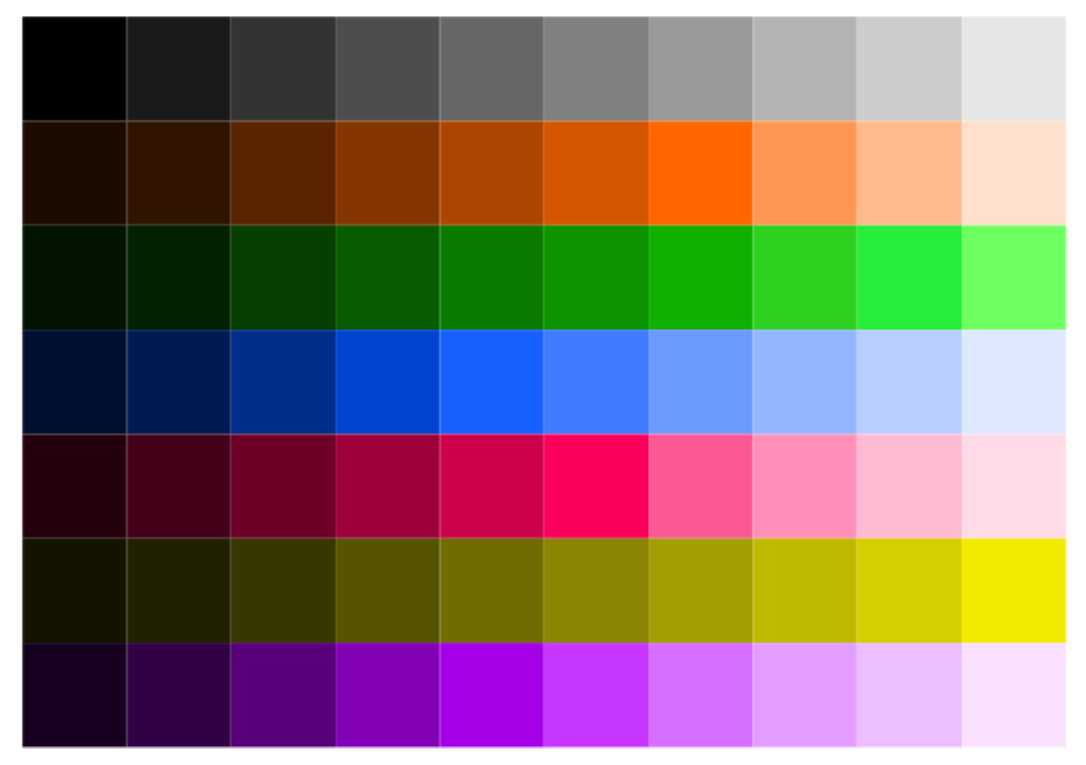
#> input picture images/img_2.jpg, 1086 x 765 px
$ jupyter execute --allow-errors img.ipynb   (older library calls are emulated)
#> lines starting #> are read from the running program, lines starting #| are printed output that depends on the picture; after the words box and inside, x2 and y2 are one past the last pixel; in counts of white or black regions, pixels touching at a corner belong together
### utils.py
import cv2
import numpy as np
from scipy import stats


def abs_sobel_thresh(img, orient='x', thresh_min=0, thresh_max=255):
    # Apply the following steps to img
    # 1) Convert to grayscale
    # 2) Take the derivative in x or y given orient = 'x' or 'y'
    # 3) Take the absolute value of the derivative or gradient
    # 4) Scale to 8-bit (0 - 255) then convert to type = np.uint8
    # 5) Create a mask of 1's where the scaled gradient magnitude
    # is > thresh_min and < thresh_max
    # 6) Return this mask as your binary_output image

    sobelx = cv2.Sobel(img, cv2.CV_64F, 1, 0)
    abs_sobelx = np.absolute(sobelx)
    scaled_sobel = np.uint8(255 * abs_sobelx / np.max(abs_sobelx))

    binary_output = np.zeros_like(scaled_sobel)
    binary_output[(scaled_sobel >= thresh_min) & (scaled_sobel <= thresh_max)] = 1

    return binary_output


# [35 lines left out: functions mag_thresh, dir_threshold, not called in this run]


def sobel_filter(image, ksize=3):
    hls = cv2.cvtColor(image, cv2.COLOR_RGB2YUV)
    s_channel = hls[:, :, 0]

    gradx = abs_sobel_thresh(s_channel, 'x', 10, 200)
    grady = abs_sobel_thresh(s_channel, 'y', 10, 200)

    combined = np.zeros_like(grady)
    combined_condition = ((gradx == 1) & (grady == 1))
    return combined_condition

def hls_filter(image):
    # Convert to HLS color space and separate the V channel
    hls = cv2.cvtColor(image, cv2.COLOR_RGB2HLS)
    s_channel = hls[:, :, 2]
    l_channel = hls[:, :, 1]

    # Threshold color channel
    s_thresh_min = 120
    s_thresh_max = 255
    s_binary = np.zeros_like(s_channel)
    s_binary_condition = (s_channel >= s_thresh_min) & (s_channel <= s_thresh_max)
    return s_binary_condition


def hsv_filter(image):
    # Convert to HLS color space and separate the V channel
    hls = cv2.cvtColor(image, cv2.COLOR_RGB2HSV)
    s_channel = hls[:, :, 2]

    # Threshold color channel
    s_thresh_min = 160
    s_thresh_max = 255
    s_binary_condition = (s_channel >= s_thresh_min) & (s_channel <= s_thresh_max)
    return s_binary_condition


def yuv_filter(image):
    # Convert to HLS color space and separate the V channel
    hls = cv2.cvtColor(image, cv2.COLOR_RGB2YUV)
    s_channel = hls[:, :, 0]

    # Threshold color channel
    s_thresh_min = 170
    s_thresh_max = 255
    s_binary_condition = (s_channel >= s_thresh_min) & (s_channel <= s_thresh_max)
    return s_binary_condition


def rgb_filter(image):
    # Extract RG colors for better yellow line isolation
    color_threshold = 170
    R = image[:, :, 0]
    G = image[:, :, 1]
    color_combined = np.zeros_like(R)
    r_g_condition = (R > color_threshold) & (G > color_threshold)
    return r_g_condition


def filter_image(image, is_blind=False):
    sobel_condition = sobel_filter(image)
    hls_condition = hls_filter(image)
    rgb_condition = rgb_filter(image)
    hsv_condition = hsv_filter(image)
    yuv_condition = yuv_filter(image)

    height, width = image.shape[0], image.shape[1]
    # apply the region of interest mask
    combined_binary = np.zeros((height, width), dtype=np.uint8)
    if not is_blind:
        combined_binary[((rgb_condition | hsv_condition | yuv_condition) & (hls_condition | sobel_condition))] = 1
    else :
        combined_binary[sobel_condition] = 1

    mask = np.zeros_like(combined_binary)
    region_of_intersect = np.array([[0, height], [width / 2, int(0.5 * height)], [width, height]], dtype=np.int32)
    cv2.fillPoly(mask, [region_of_intersect], 1)
    thresholded = cv2.bitwise_and(combined_binary, mask)
    return thresholded

# [7 lines left out: function get_offset_from_center, not called in this run]


def get_source_points():
    return [[220,720], [1100, 720], [780, 470], [600, 470]]


def get_destination_points(width, height, fac=0.3):
    fac = 0.3
    p1 = [fac * width, height]
    p2 = [width - fac * width, height]
    p3 = [width - fac * width, 0]
    p4 = [fac * width, 0]
    destination_points = [p1,p2,p3,p4]
    return destination_points


def perspective_transform(image):
    height, width = image.shape[0], image.shape[1]
    img_size = (width,height)
    source_points = get_source_points()
    destination_points = get_destination_points(width, height)
    src = np.float32(source_points)
    dst = np.float32(destination_points)
    M = cv2.getPerspectiveTransform(src, dst)
    warped = cv2.warpPerspective(image, M, img_size, flags=cv2.INTER_LINEAR)
    return warped

def perspective_transform_with_filled_area(original_image, filtered_image):
    warped = perspective_transform(filtered_image)
    source_points = np.array(get_source_points())
    filled = cv2.polylines(original_image.copy(), [source_points], True, (0, 255, 0), thickness=2)
    return warped, filled

### img.ipynb
[cell 1]
import numpy as np
import cv2
import glob
import matplotlib.pyplot as plt
import matplotlib.image as mpimg
from utils import *

[cell 2]
img = mpimg.imread('images/img_2.jpg')
#> img is the input picture: shape (765, 1086, 3); mean R, G, B 133.5, 115.8, 110.4

height, width  = img.shape[0], img.shape[1]
plt.imshow(img)
plt.show()

[cell 3]
print(type(img))    # Print the img variable data type
#| <class 'numpy.ndarray'>
print(np.shape(img))  # Print the img variable dimension
#| (765, 1086, 3)

[cell 4]
plt.title('Sobel Filter', fontsize=25)
image = img.copy()
combined = np.zeros((height,width), dtype = np.uint8)
combined_condition = sobel_filter(image)
#> in sobel_filter, `gradx = abs_sobel_thresh(s_channel, 'x', 10, 200)`:
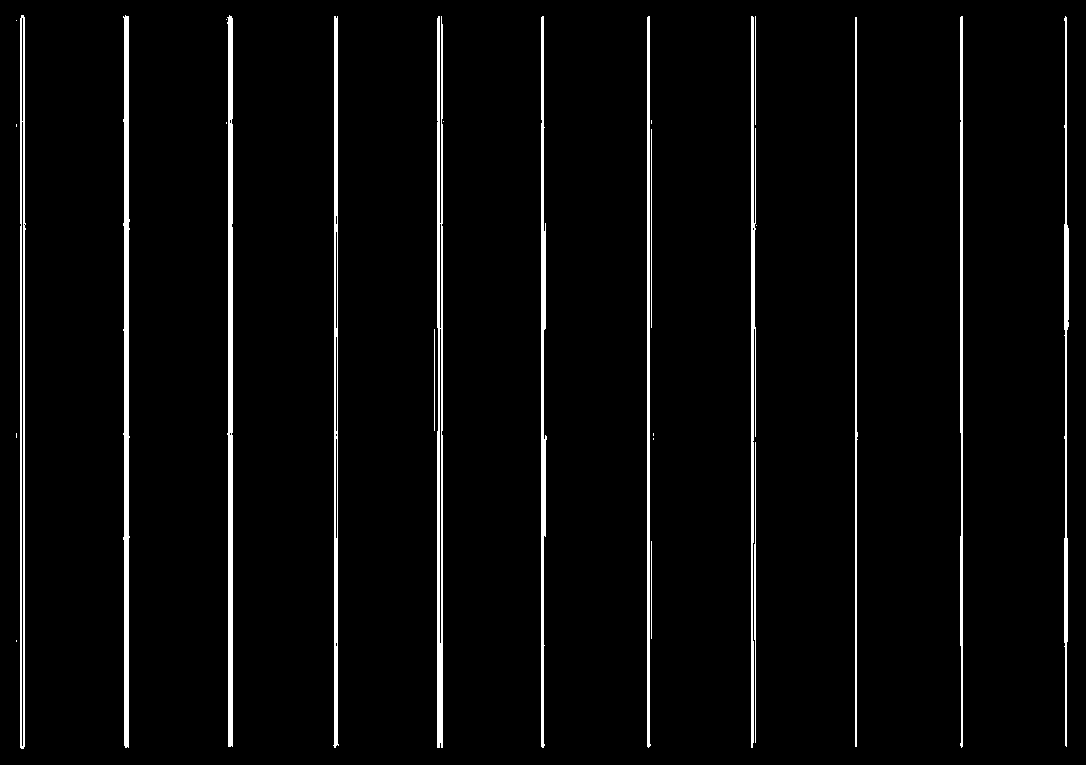
#> gradx: shape (765, 1086); values 0 (black) and 1 (white), 3.6% white; 27 white regions (11 under 20 px), largest, box (x1, y1, x2, y2) and area: (123, 15, 130, 748) 3681, (227, 15, 233, 747) 3642, (437, 16, 443, 748) 3637
combined[combined_condition] = 1
plt.imshow(combined)
plt.show()

[cell 5]
#RGB Filter
plt.title('RGB Filter', fontsize=25)
rgb = np.copy(img)
color_combined = np.zeros((height,width), dtype = np.uint8)
r_g_condition = rgb_filter(rgb)
color_combined[r_g_condition] = 1
plt.imshow(color_combined)
plt.show()

[cell 6]
#HLS filter
plt.title('HLS Filter', fontsize=25)

img = np.copy(img)
s_binary = np.zeros((height,width), dtype = np.uint8)
s_binary_condition = hls_filter(img)
#> in hls_filter, `l_channel = hls[:, :, 1]`:
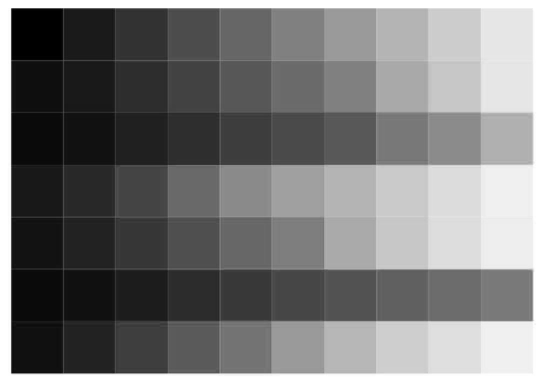
#> l_channel: shape (765, 1086) (shown at 1/2 size); min 0, max 255, mean 120.7
s_binary[s_binary_condition] = 1
plt.imshow(s_binary)
plt.show()

[cell 7]
#YUV filter
plt.title('YUV Filter', fontsize=25)

img = np.copy(img)
yuv = np.zeros((height,width), dtype = np.uint8)
yuv_condition = yuv_filter(img)
yuv[yuv_condition] = 1
plt.imshow(yuv)
plt.show()

[cell 8]
#HSV filter
plt.title('HSV Filter', fontsize=25)

img = np.copy(img)
hsv = np.zeros((height,width), dtype = np.uint8)
hsv_condition = hsv_filter(img)
#> in hsv_filter, `s_channel = hls[:, :, 2]`:
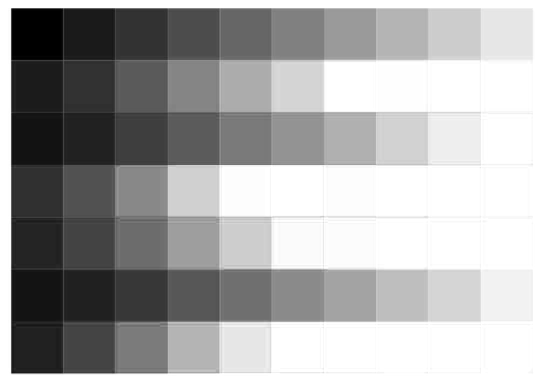
#> s_channel: shape (765, 1086) (shown at 1/2 size); min 0, max 255, mean 168
hsv[hsv_condition] = 1
plt.imshow(hsv)
plt.show()

[cell 9]
# Combine the two binary thresholds
combined_binary = np.zeros((height,width), dtype = np.uint8)
combined_binary[(r_g_condition | yuv_condition | hsv_condition) & (s_binary_condition | combined_condition )] = 1
plt.imshow(combined_binary)
plt.show()

[cell 10]
#Region of intersect and Combined filters
from utils import filter_image
filtered_image = filter_image(img.copy())
#> filtered_image: shape (765, 1086); values 0 (black) and 1 (white), 14.7% white; 8 white regions (5 under 20 px), largest, box (x1, y1, x2, y2) and area: (22, 382, 1069, 753) 122078, (340, 528, 431, 533) 188, (435, 458, 436, 527) 69
plt.imshow(filtered_image)
plt.show()

[cell 11]
# # Vertices extracted manually for performing a perspective transform
#Perspective
warped, filled = perspective_transform_with_filled_area(img.copy(), filtered_image)
#> in perspective_transform_with_filled_area, `filled = cv2.polylines(original_image.copy(), [source_points], True, (..`:
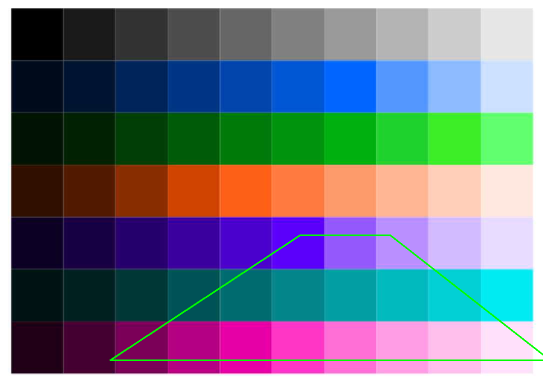
#> filled: shape (765, 1086, 3) (shown at 1/2 size); mean of channels 0, 1, 2 132.1, 116.9, 109.3; drawn as B, G, R

f, (ax1, ax2) = plt.subplots(1, 2, figsize=(20, 10))
f.tight_layout()
ax1.imshow(filled)
ax1.set_title('Original Image', fontsize=30)
ax2.imshow(warped, cmap='gray')
ax2.set_title('Perspective Image', fontsize=30)
plt.show()

[cell 12]
#Image Histogram Preview
print(warped.shape[0]//2)
#| 382
histogram = np.sum(warped[:warped.shape[0]//2,:], axis=0)
#> histogram = 1086 values, max 382 at index 183, min 0 at index 607, mean 170
plt.plot(histogram)
plt.show()
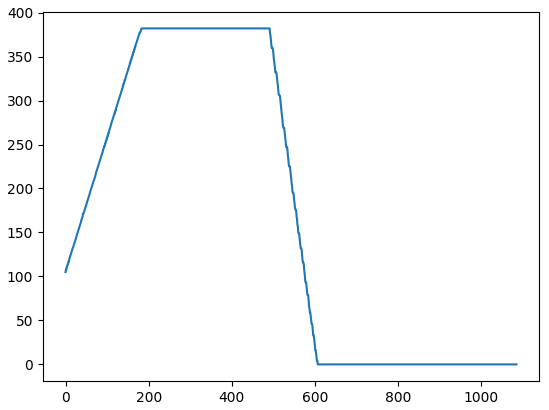
#> figure drawn by matplotlib, 1 panel; curve peaks at x = 183, y = 382

[cell 13]
from PIL import Image

#> (the rest of this cell did not finish here and is left out)

[cell 14]
# import the necessary packages
import numpy as np
import cv2
from matplotlib import pyplot as plt


img = cv2.imread("images/img_2.jpg", 0)
#> img: shape (765, 1086)
canny = cv2.Canny(img, 150, 200)
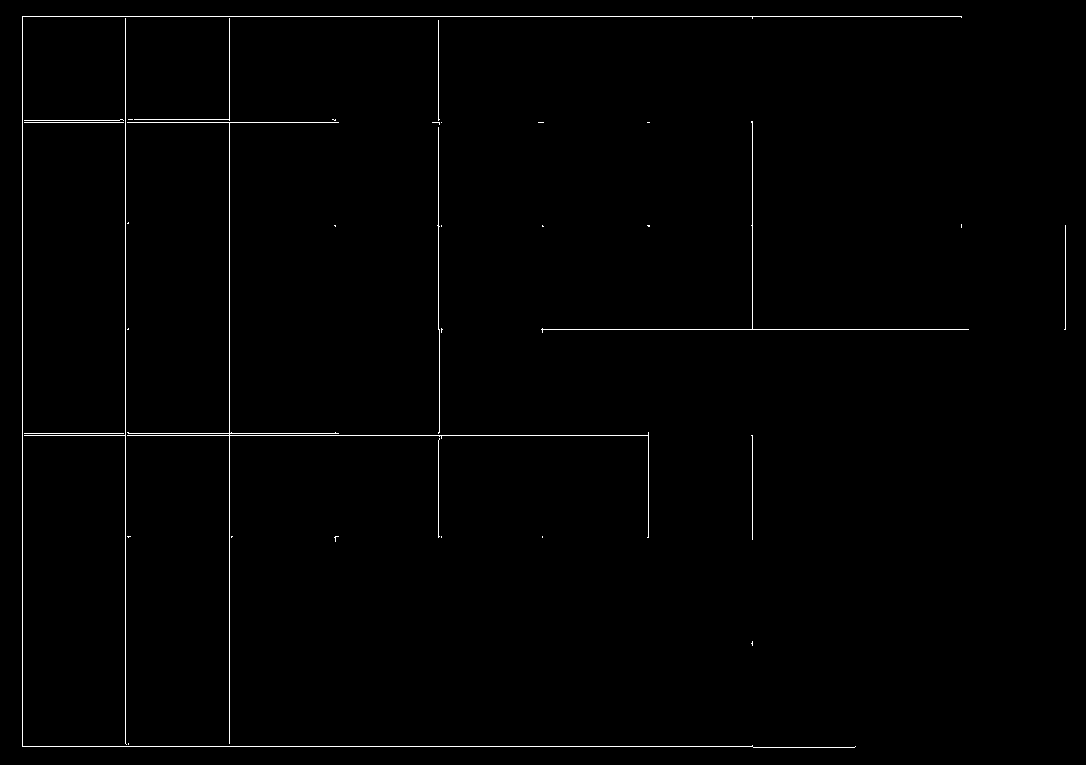
#> canny: shape (765, 1086); 0.84% white in thin lines or dots

title = ["Original Image", "Canny"]
images = [img, canny]

for i in range(len(images)):
    plt.subplot(2, 2, i+1), plt.imshow(images[i], 'gray')
    plt.title(title[i])
    plt.xticks([]), plt.yticks([])
#> this loop made 2 passes

plt.show()

$ run again, with images/KodeWarna.jpg copied over images/img_2.jpg
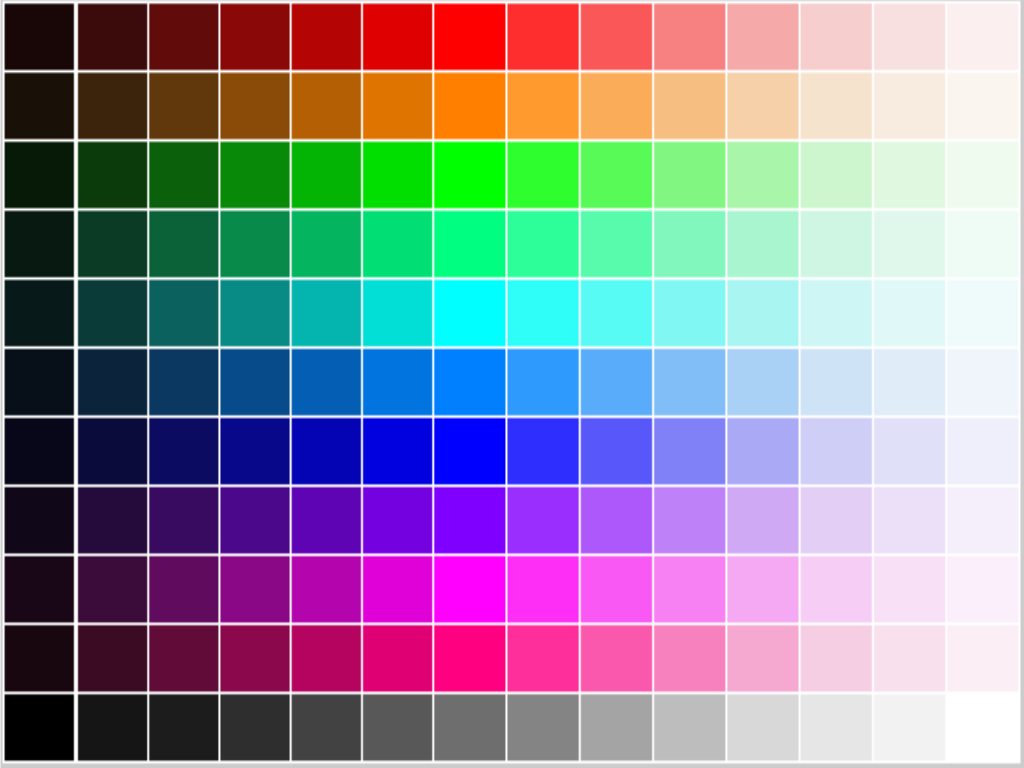
#> input picture images/KodeWarna.jpg, 1024 x 768 px
#> img is the input picture: shape (768, 1024, 3) float32; mean R, G, B 0.56, 0.542, 0.613
#| <class 'numpy.ndarray'>
#| (768, 1024, 3)
#> gradx: shape (768, 1024); values 0 (black) and 1 (white), 6.7% white; 63 white regions, largest, box (x1, y1, x2, y2) and area: (72, 2, 80, 762) 5175, (359, 2, 365, 762) 4528, (430, 2, 436, 762) 4246
#> r_g_condition: shape (768, 1024) bool; every value is 0
#> mask: shape (768, 1024); values 0 (black) and 1 (white), 25% white; 1 white region, box (x1, y1, x2, y2) and area: (1, 384, 1024, 768) 196736
#> `plt.show()`:
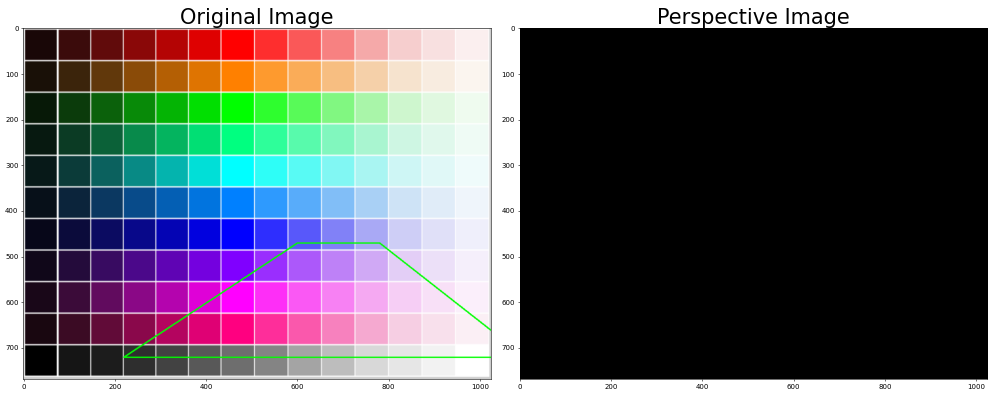
#> figure drawn by matplotlib, 2 panels
#| 384
#> histogram = 1024 values from 0 to 0
#> img: shape (768, 1024)
#> `canny = cv2.Canny(img, 150, 200)`:
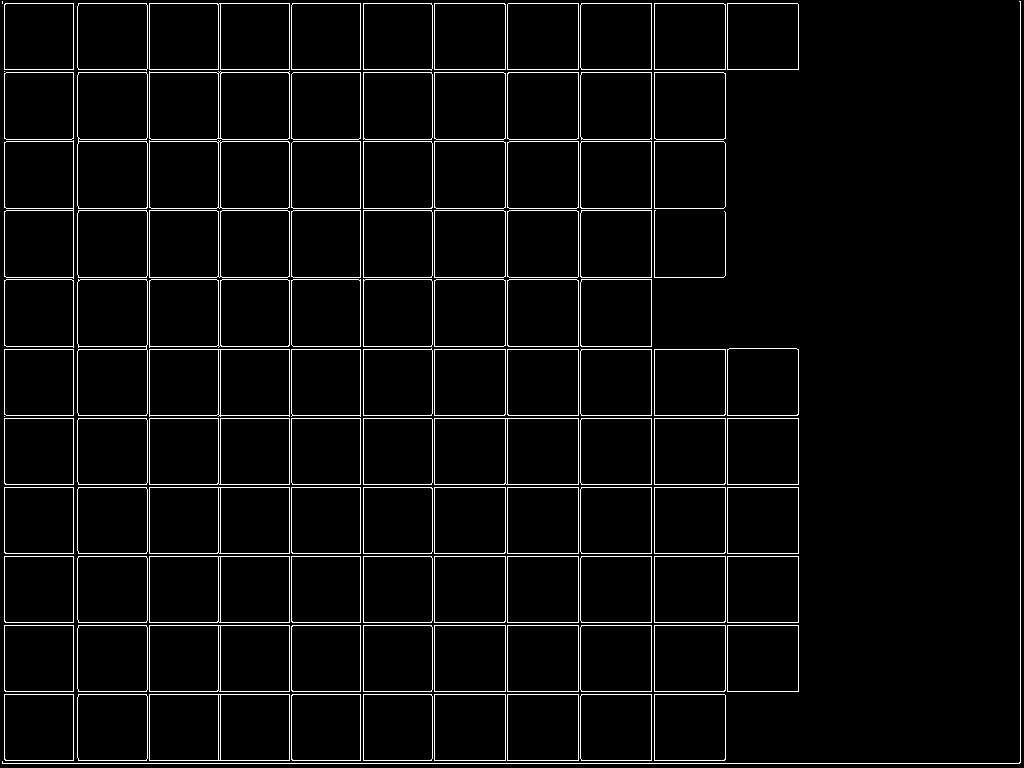
#> canny: shape (768, 1024); 4.2% white in thin lines or dots
#> the loop `for i in range(len(images)):` made 2 passes
